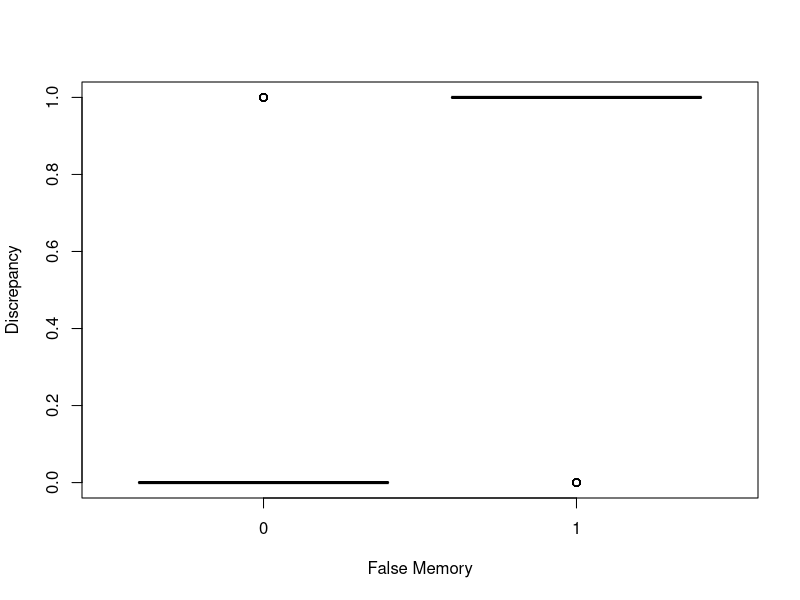
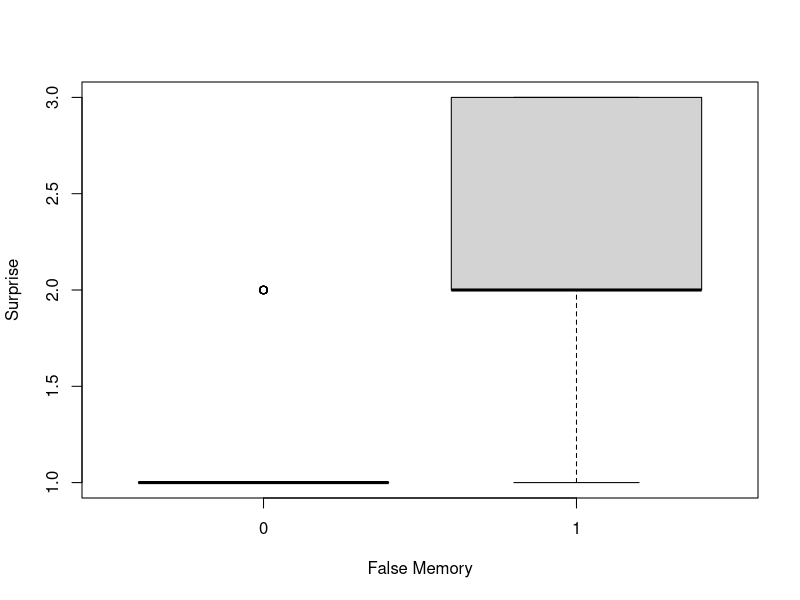

Write R code to recreate these figures, in order.
install.packages("psych")
library(psych)

library(readxl)
Beispiel <- read_excel("Beispiel.xlsx")
View(Beispiel)

attach(Beispiel)
tapply(X=Discrepancy, INDEX = `False Memory`, FUN = summary)
tapply(X=Surprise, INDEX=`False Memory`, FUN = summary)

describeBy(Discrepancy, `False Memory`)
describeBy(Surprise, `False Memory`)

boxplot(Discrepancy ~ `False Memory`, Beispiel)
boxplot(Surprise ~ `False Memory`, Beispiel)

wilcox.test(Discrepancy ~ `False Memory`, Beispiel, exact=FALSE, conf.int=TRUE)
wilcox.test(Surprise ~ `False Memory`, Beispiel, exact=FALSE, conf.int=TRUE)
